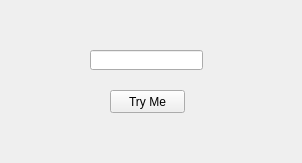
<?xml version="1.0" encoding="UTF-8"?>
<ui version="4.0">
 <class>frmMain</class>
 <widget class="QMainWindow" name="frmMain">
  <property name="geometry">
   <rect>
    <x>0</x>
    <y>0</y>
    <width>302</width>
    <height>163</height>
   </rect>
  </property>
  <property name="windowTitle">
   <string>MainWindow</string>
  </property>
  <widget class="QWidget" name="centralwidget">
   <widget class="QPushButton" name="btnTryMe">
    <property name="geometry">
     <rect>
      <x>110</x>
      <y>90</y>
      <width>75</width>
      <height>23</height>
     </rect>
    </property>
    <property name="text">
     <string>Try Me</string>
    </property>
   </widget>
   <widget class="QLineEdit" name="txtOutput">
    <property name="geometry">
     <rect>
      <x>90</x>
      <y>50</y>
      <width>113</width>
      <height>20</height>
     </rect>
    </property>
   </widget>
  </widget>
 </widget>
 <resources/>
 <connections/>
</ui>
